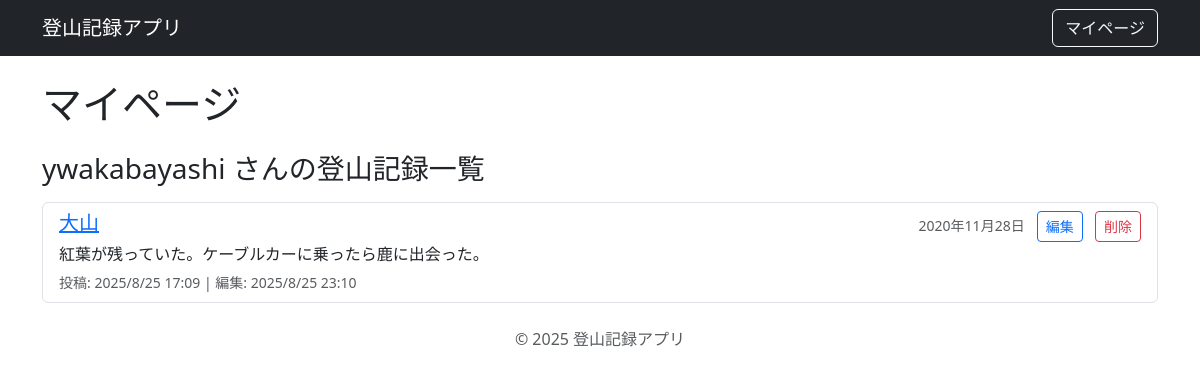
Page /mypage/ (signed in) on the committed database.
### paplib/models.py (models this page shows, shortened)
class ClimbRecord(models.Model):
    user = models.ForeignKey(User, on_delete=models.CASCADE, verbose_name='ユーザー')
    mountain = models.ForeignKey(Mountain, on_delete=models.CASCADE, verbose_name='山')
    climb_date = models.DateField('登った日')
    comment = models.TextField('感想・コメント', blank=True, null=True)
    created_at = models.DateTimeField('作成日', auto_now_add=True)
    image = models.ImageField('写真', upload_to='photos/', blank=True, null=True)
    updated_at = models.DateTimeField('更新日', auto_now=True)

class Mountain(models.Model):
    name = models.CharField('山名', max_length=100)
    prefecture = models.CharField('都道府県', max_length=50)
    elevation = models.IntegerField('標高')

### paplib/views.py (the view)
# urls.py: path('mypage/', MyPageView.as_view(), name='mypage'),
class MyPageView(LoginRequiredMixin, ListView):
    model = ClimbRecord
    template_name = 'paplib/mypage.html'
    context_object_name = 'records'
    paginate_by = 10
    def get_queryset(self):
        return ClimbRecord.objects.filter(user=self.request.user).order_by('-climb_date')

### paplib/templates/paplib/mypage.html (shortened to what this page needs)
{% extends 'paplib/base.html' %}
{% block content %}
<h1 class="mb-4">マイページ</h1>
<h3 class="mb-3">{{ user.username }} さんの登山記録一覧</h3>
<div class="list-group">
    {% for record in records %}
        <div class="list-group-item">
            <div class="d-flex w-100 justify-content-between">
                <a href="{% url 'mountain_detail' record.mountain.pk %}">
                    <h5 class="mb-1">{{ record.mountain.name }}</h5>
                </a>
                <div>
                    <small class="text-muted">{{ record.climb_date }}</small>
                    <a href="{% url 'record_edit' record.pk %}" class="btn btn-sm btn-outline-primary ms-2">編集</a>
                    <a href="{% url 'record_delete' record.pk %}" class="btn btn-sm btn-outline-danger ms-2">削除</a>
                </div>
            </div>
            <p class="mb-1">{{ record.comment|linebreaksbr }}</p>
            <small class="text-muted">
                投稿: {{ record.created_at|date:"Y/n/j H:i" }} |
                編集: {{ record.updated_at|date:"Y/n/j H:i" }}
            </small>
        </div>
    {% empty %}
        <div class="list-group-item">
            <p class="text-muted">まだ投稿された記録はありません。</p>
        </div>
    {% endfor %}
</div>
{% endblock %}

### rows in the picture
ClimbRecord: mountain.name "大山", climb_date "2020年11月28日", comment "紅葉が残っていた。ケーブルカーに乗ったら鹿に出会った。", created_at "2025/8/25 17:09", updated_at "2025/8/25 23:10"

### other values in the picture
{{ user.username }} "ywakabayashi"
